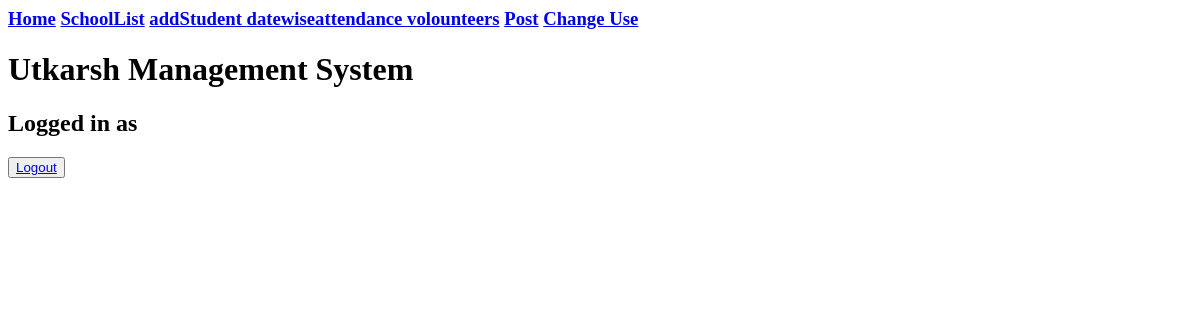
The page /utkarsh/universal/school/list on the database as committed earlier.
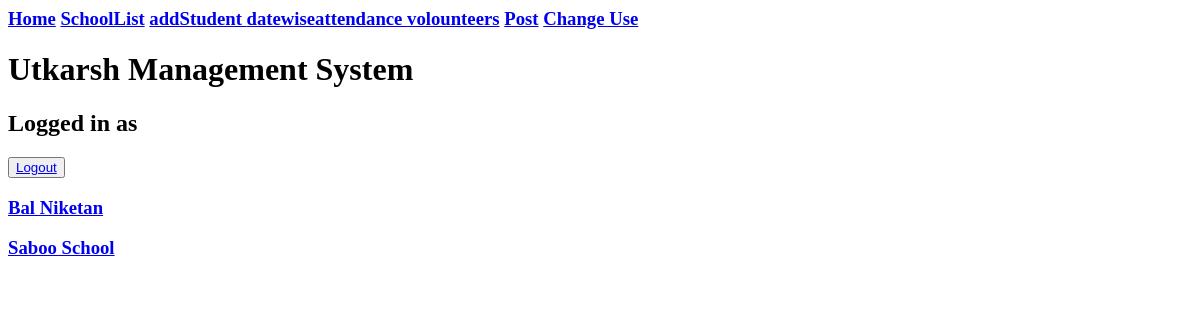
The same page on the database as committed later.
### attendance/models.py (models this page shows, shortened)
class School(models.Model):
    school_name=models.CharField(max_length=100)
    school_contact=models.CharField(max_length=100,blank=True,null=True)
    school_address=models.CharField(max_length=300,blank=True,null=True)

### attendance/views.py (the view)
# urls.py: path('universal/school/list',views.allSchool,name='allSchool'),
def allSchool(request):
    context={}
    context['schools']=School.objects.all()
    return render(request,'schoolList.html',context)

### attendance/templates/schoolList.html
{% extends 'base.html'%}
{% block content%}
{% for school in schools%}
<h3><a href={% url 'viewSchool' school.id %}>{{school.school_name}}</a></h3>
{% endfor%}
{% endblock%}

Rows that differ between the two databases and show on the page:
added School: school_name "Bal Niketan"
added School: school_name "Saboo School"
